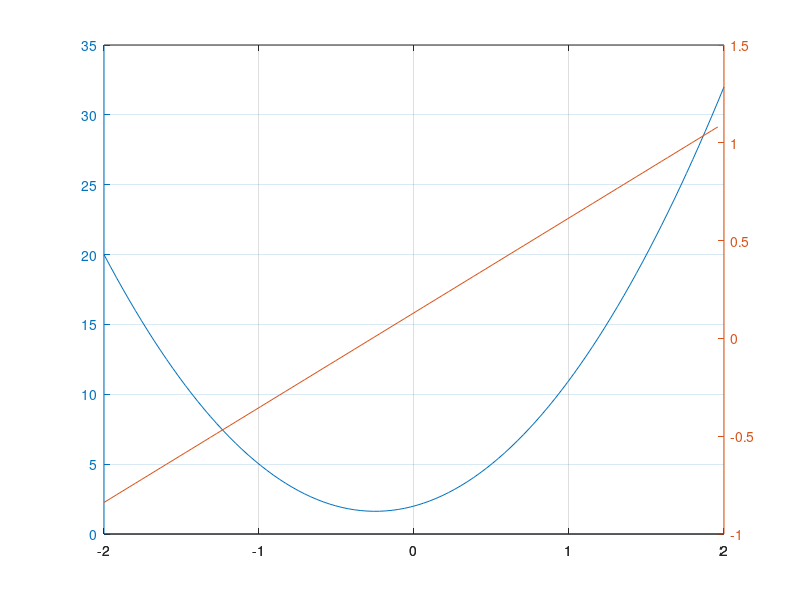
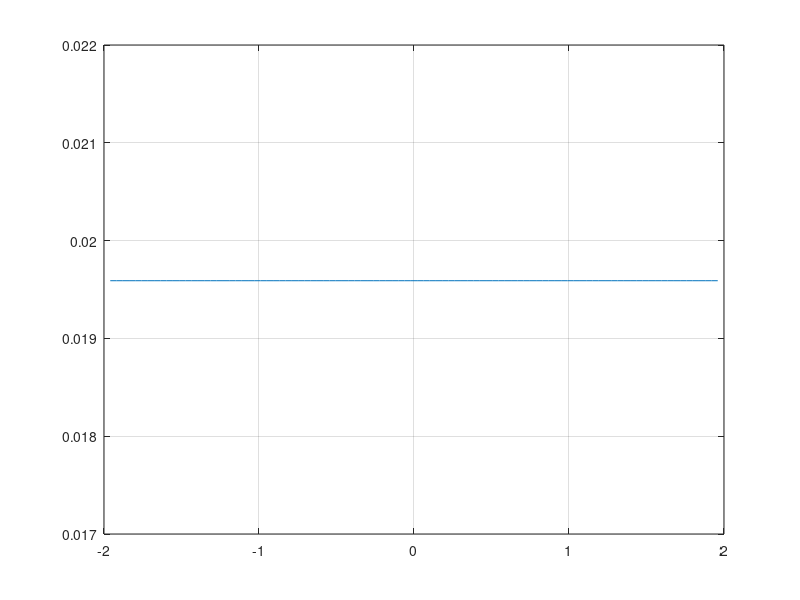

MATLAB code for these plots, in order:

clear all
close all
clc
f = @(x) 6.*x.^2 + 3.*x + 2;

x = linspace(-2,2,100)
df = diff(f(x))
ddf = diff(df)

figure;
plotyy(x,f(x),x(1:end-1),df); hold on; grid on

figure;
plot(x(2:end-1),ddf); grid on
